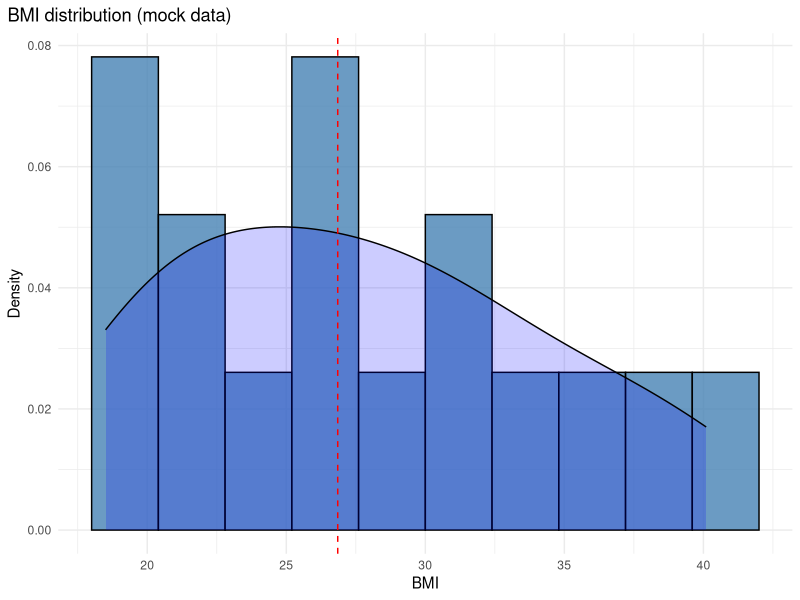

Recreate this plot in R. (Note: this script raises an error after producing the figure.)
## import libraries

library('tidyverse')
library('sf')

bmi_distribution <- c(18.5, 19.0, 20.2, 21.5, 22.8, 24.0, 25.4, 26.1,
                      27.6, 29.0, 30.2, 31.5, 33.0, 35.2, 37.8, 40.1)

plot_bmi_bar <- ggplot(data.frame(bmi = bmi_distribution), aes(x = bmi)) +
  geom_histogram(aes(y = ..density..), bins = 10, fill = "steelblue", colour = "black", alpha = 0.8) +
  geom_density(fill = "blue", alpha = 0.2) +
  geom_vline(xintercept = median(bmi_distribution), linetype = "dashed", colour = "red") +
  labs(
    title = "BMI distribution (mock data)",
    x = "BMI",
    y = "Density"
  ) +
  theme_minimal() +
  theme(
    plot.title.position = "plot",
    plot.caption.position = "plot"
  )


plot_bmi_bar(
  plot= plot_stppop_bar,
  filename="plot_bmi_bar.png", path=here::here("output", "plots"),
  units = "cm",
  height = 15,
  width = 15
)


plot_bmi_bar
